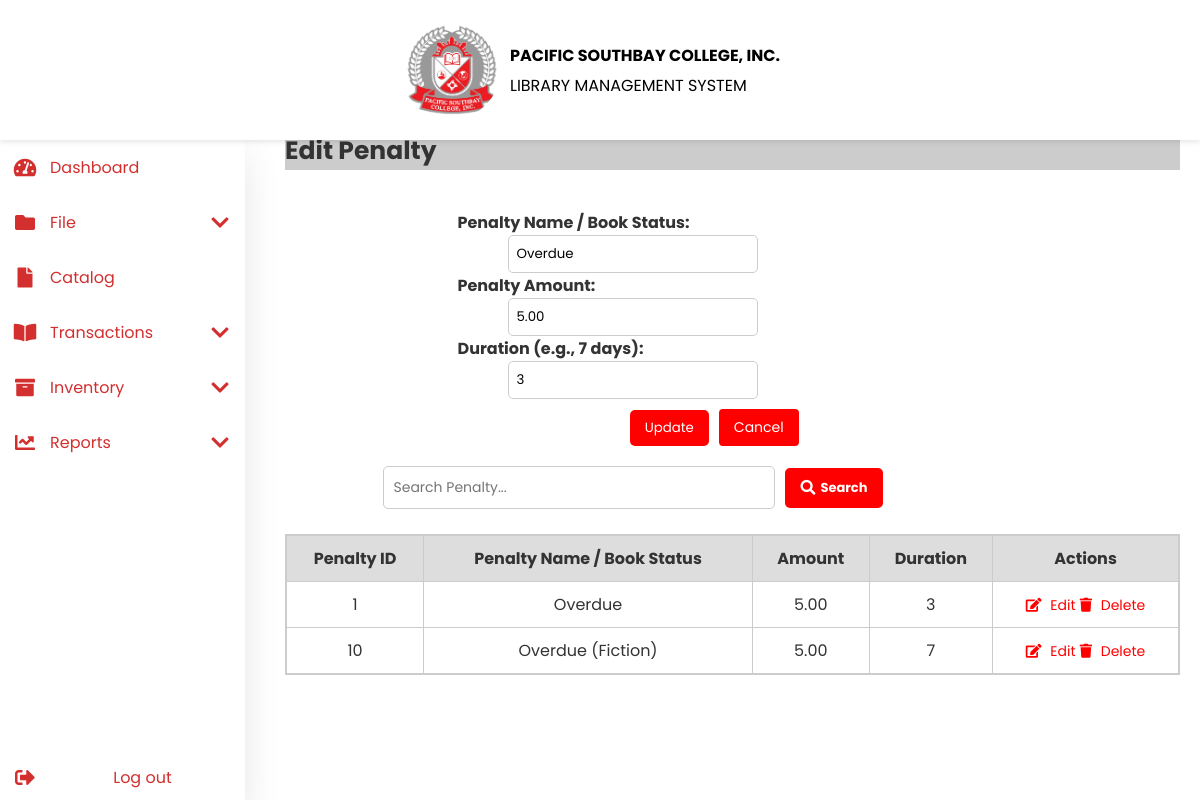
Page /penalty.php?edit=1 on the earlier database version.
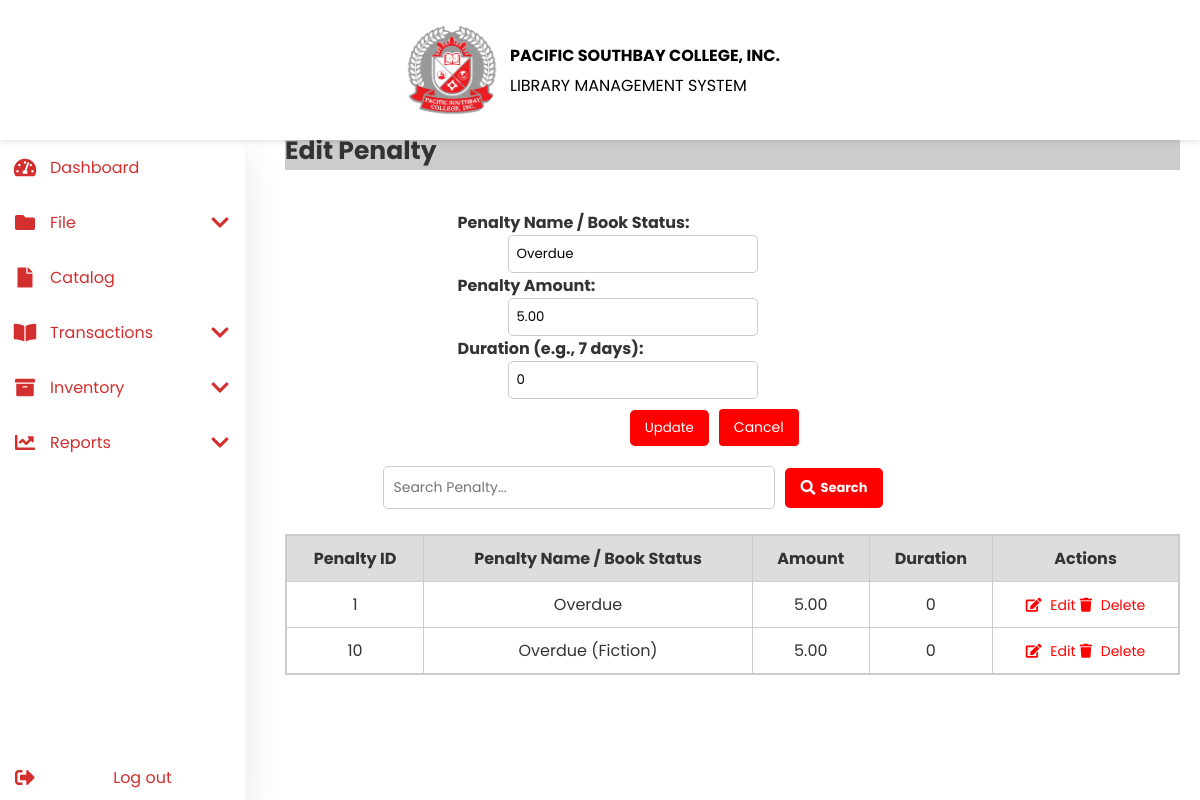
Same page on the later database version.
### tables this page shows
CREATE TABLE `penalty` (
  `PenaltyID` int(11) NOT NULL,
  `PenaltyName` varchar(50) NOT NULL,
  `PenaltyRate` decimal(10,2) DEFAULT NULL,
  `Duration` int(3) DEFAULT NULL
);

### penalty.php (the view, shortened to what this page needs)
<?php
include 'header.php';
include 'navbar.php';
include 'db.php';
$edit_mode = false;
$edit_penalty = [];
if (isset($_GET['edit'])) {
    $edit_mode = true;
    $id = $_GET['edit'];
    $stmt = $conn->prepare("SELECT * FROM penalty WHERE PenaltyID = ?");
    $stmt->bind_param("i", $id);
    $stmt->execute();
    $result_edit = $stmt->get_result();
    $edit_penalty = $result_edit->fetch_assoc();
}
$records_per_page = 3;
$page = isset($_GET['page']) ? (int)$_GET['page'] : 1;
$offset = ($page - 1) * $records_per_page;
$search = "";
$search_condition = "";
$params = [];
if (!empty($search_condition)) {
    $stmt = $conn->prepare("SELECT * FROM penalty $search_condition LIMIT ?, ?");
    $params[] = $offset;
    $params[] = $records_per_page;
    $stmt->bind_param("ssii", ...$params);
} else {
    $stmt = $conn->prepare("SELECT * FROM penalty LIMIT ?, ?");
    $stmt->bind_param("ii", $offset, $records_per_page);
}
$stmt->execute();
$result = $stmt->get_result();
?>
<main class="content">
    <div class="author-container">
        <h2><?= $edit_mode ? 'Edit Penalty' : 'Add Penalty' ?></h2>
        <div class="form-container">
            <form action="penalty.php" method="POST">
                <label>Penalty Name / Book Status:</label>
                <input type="text" name="penalty_name" class="last-name-input"
                       placeholder="Enter Penalty Name or Book Status"
                       value="<?= $edit_mode ? htmlspecialchars($edit_penalty['PenaltyName']) : '' ?>" required>
                <label>Penalty Amount:</label>
                <input type="number" step="0.01" name="penalty_amount" class="last-name-input"
                       placeholder="Enter Amount (Optional)"
                       value="<?= $edit_mode ? htmlspecialchars($edit_penalty['PenaltyRate']) : '' ?>">
                <label>Duration (e.g., 7 days):</label>
                <input type="text" name="penalty_duration" class="last-name-input"
                       placeholder="Enter Duration (Optional)"
                       value="<?= $edit_mode ? htmlspecialchars($edit_penalty['Duration']) : '' ?>">
                <div class="input-button-container">
                    <?php if ($edit_mode): ?>
                        <button type="submit" name="update_penalty" class="add-btn">Update</button>
                        <a href="penalty.php" class="cancel-btn">Cancel</a>
                    <?php else: ?>
                        <button type="submit" name="add_penalty" class="add-btn">Add</button>
                    <?php endif; ?>
                </div>
            </form>
        </div>
        <form method="POST" action="penalty.php">
            <div class="search-container">
                <input type="text" class="search-input" name="search_query" placeholder="Search Penalty..." value="<?= htmlspecialchars($search) ?>">
                <button type="submit" class="search-btn"><i class="fas fa-search"></i> Search</button>
            </div>
        </form>
        <div class="table-container">
            <table>
                <thead>
                    <tr>
                        <th>Penalty ID</th>
                        <th>Penalty Name / Book Status</th>
                        <th>Amount</th>
                        <th>Duration</th>
                        <th>Actions</th>
                    </tr>
                </thead>
                <tbody>
                    <?php
                    if ($result->num_rows > 0) {
                        while ($row = $result->fetch_assoc()) {
                            echo "<tr>";
                            echo "<td>" . $row['PenaltyID'] . "</td>";
                            echo "<td>" . htmlspecialchars($row['PenaltyName']) . "</td>";
                            echo "<td>" . ($row['PenaltyRate'] !== null ? htmlspecialchars($row['PenaltyRate']) : '—') . "</td>";
                            echo "<td>" . ($row['Duration'] !== null ? htmlspecialchars($row['Duration']) : '—') . "</td>";
                            echo "<td>
                                    <a href='penalty.php?edit=" . $row['PenaltyID'] . "' class='edit'><i class='fas fa-edit'></i> Edit</a>
                                    <a href='penalty.php?delete=" . $row['PenaltyID'] . "' class='delete' onclick=\"return confirm('Are you sure you want to delete this penalty?');\"><i class='fas fa-trash'></i> Delete</a>
                                </td>";
                            echo "</tr>";
                        }
                    } else {
                        echo "<tr><td colspan='5'>No penalties found.</td></tr>";
                    }
                    ?>
                </tbody>
            </table>
        </div>
    </div>
</main>
<link rel="stylesheet" href="css/penalty.css">

Differences in the rows shown:
changed penalty "Overdue": penalty_duration "3" → "0"; Duration "3" → "0"
changed penalty "Overdue (Fiction)": Duration "7" → "0"
